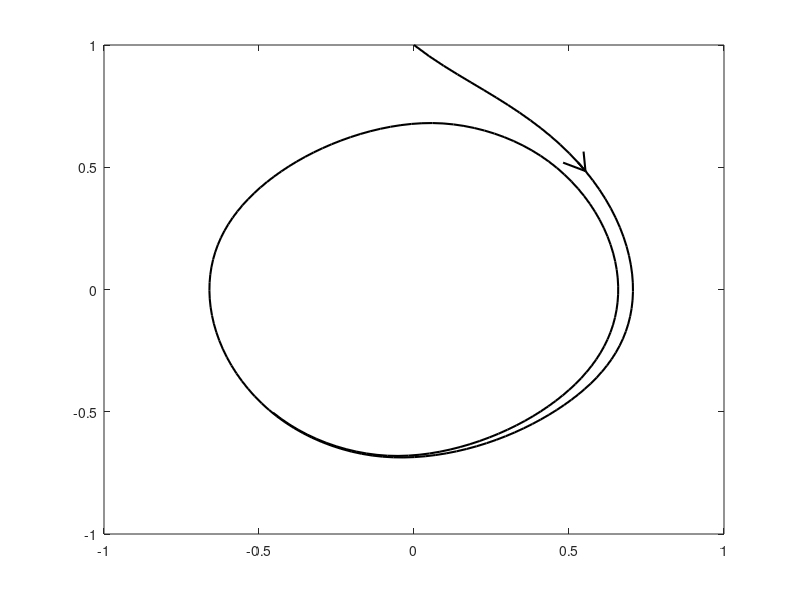
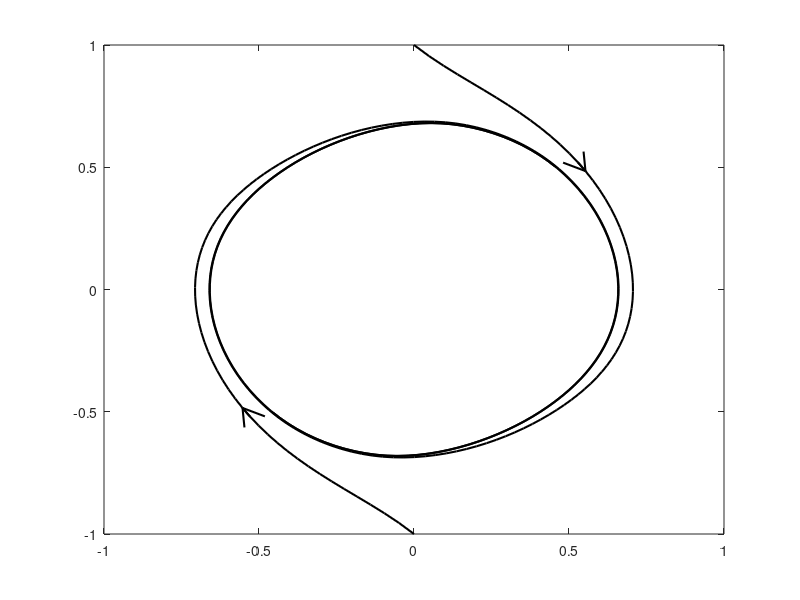
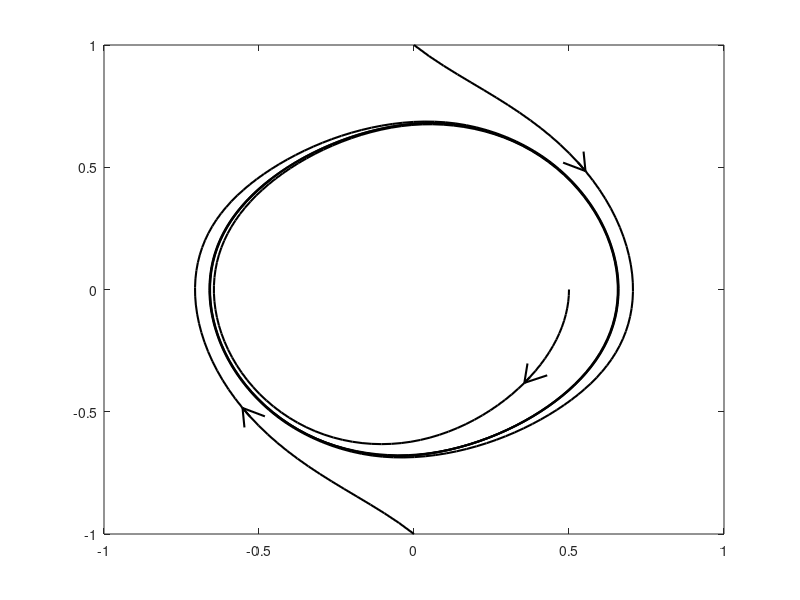
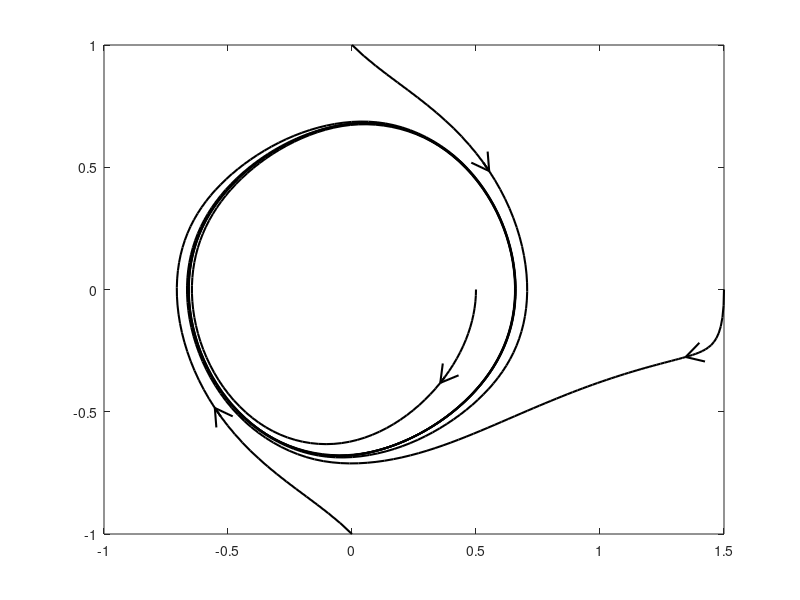

MATLAB code to generate these figures, in order: (Note: a time limit stopped this script after it produced the figures.)
function equazione
%%%%%%%%%%%%%%%%%%%%%%%%%%%%%%%%%%%%%%%%%%%%%%%%%%%%%%%%%%%%%%%%%%%%%%%%%%%
%  Nonlinear System: 
%  dx(1,1)=x(2);
%  dx(2,1)= -x(1)+x(2)*(1-3*x(1)^2-2*x(2)^2);
%%%%%%%%%%%%%%%%%%%%%%%%%%%%%%%%%%%%%%%%%%%%%%%%%%%%%%%%%%%%%%%%%%%%%%%%%%%
figure(1)
clf
Tspan=(0:0.005:1)*10;				% Simulation time (200 points)
fr=15;
dx=0.08; dy=dx;
In_Con=[ 0.0  1.0;					% Initial conditions  
         0.0 -1.0;					 
         0.5  0.0;					 
         1.5  0.0;					 
        -0.5  0.0;					 
        -1.5  0.0];
for jj=(1:size(In_Con,1))
    [t,x]=ode45(@equazione_ode,Tspan, In_Con(jj,:));		% Simulation
    plot(x(:,1),x(:,2),'k','LineWidth',1.5); hold on      					    % Data Plot
    freccia(x(fr,1),x(fr,2),x(fr+1,1),x(fr+1,2),dx,dy)   
 end            
grid on									
% axis square
xlabel('Variable $x_1(t)$','Interpreter','latex') 
ylabel('Variable $x_2(t)$','Interpreter','latex') 
title('Limit Cycle','Interpreter','latex')
return

%
function dx=equazione_ode(t,x)
%  Differential equations of the system:
dx(1,1)=x(2);
dx(2,1)= -x(1)+x(2)*(1-3*x(1)^2-2*x(2)^2);
return

%%%%%%%%%%%%%%%%%%%%%%%%%%%%%%%%%%%%
function f = freccia(x0,y0,x,y,rx,ry)
%f = freccia(x0,y0,x,y,rx,ry)
%freccia disegna una frecccia nel punto x,y nella direzione del vettore
%        dx=x-x0, dy=y-y0. La freccia avra' lunghezza rx e ry nelle
%        due direzioni x  y.
dx=(x-x0)/rx;
dy=(y-y0)/ry;
dxy=sqrt(dx^2+dy^2);
fx=-dx/dxy;
fy=-dy/dxy;
rotpiu=[rx,0;0,ry]*[cos(pi/6), -sin(pi/6); sin(pi/6), cos(pi/6) ]*[fx,fy]';
rotmeno=[rx,0;0,ry]*[cos(pi/6), sin(pi/6); -sin(pi/6), cos(pi/6) ]*[fx,fy]';
plot([x0,x],[y0,y],'-k','LineWidth',1.5)
plot([x,x+rotpiu(1)],[y,y+rotpiu(2)],'-k','LineWidth',1.5)
plot([x,x+rotmeno(1)],[y,y+rotmeno(2)],'-k','LineWidth',1.5)
print -deps2 prova
return
